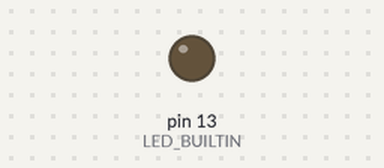
Recording of a sketch running on a simulated Arduino Uno, built with avr-gcc and run on an emulated ATmega328P. Parts: output pins drawn as LEDs (lit = HIGH).

Above: at 0.6 s.
At 2.25 s:
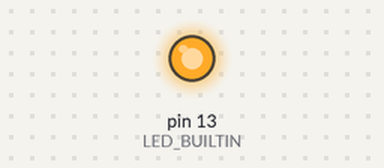
Timing chart, 0 to 3.0 s (numbered marks = the images above):
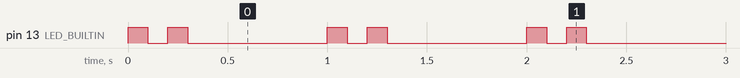

The sketch:

heartbeat.ino
```cpp
// heartbeat.ino - two quick flashes, then a pause, like a heartbeat
void setup() {
  pinMode(LED_BUILTIN, OUTPUT);
}

void loop() {
  digitalWrite(LED_BUILTIN, HIGH);
  delay(100);
  digitalWrite(LED_BUILTIN, LOW);
  delay(100);
  digitalWrite(LED_BUILTIN, HIGH);
  delay(100);
  digitalWrite(LED_BUILTIN, LOW);
  delay(700);
}
```

Measured:
- by itself, pin 13 (LED_BUILTIN): repeats every 1.0 s: LOW 0.10 s, HIGH 0.10 s, LOW 0.70 s, HIGH 0.10 s
- by itself, everything shown: repeats every 1.0 s, in 4 steps
